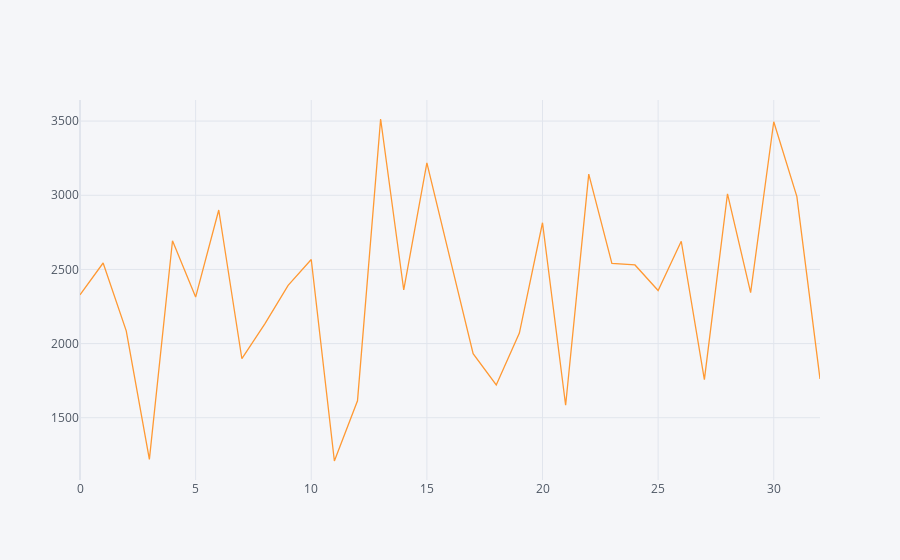

The cell this chart's notebook holds for it:
### Code cell
district.iplot()

### Figure 1 — Plotly figure (JSON) as saved in the notebook; plotly's stock layout.template omitted (floating-point values rounded to 4 significant figures)
{"data": [{"line": {"color": "rgba(255, 153, 51, 1.0)", "dash": "solid", "shape": "linear", "width": 1.3}, "mode": "lines", "name": "Overall", "text": "", "type": "scatter", "x": [0, 1, 2, 3, 4, 5, 6, 7, 8, 9, 10, 11, 12, 13, 14, 15, 16, 17, 18, 19, 20, 21, 22, 23, 24, 25, 26, 27, 28, 29, 30, 31, 32], "y": [2329.0, 2543.0, 2086.0, 1219.0, 2693.0, 2314.0, 2901.0, 1898.0, 2135.0, 2393.0, 2567.0, 1209.0, 1615.0, 3514.0, 2361.0, 3219.0, 2575.0, 1932.0, 1721.0, 2071.0, 2815.0, 1584.0, 3142.0, 2541.0, 2530.0, 2358.0, 2690.0, 1757.0, 3010.0, 2343.0, 3496.0, 2991.0, 1761.0]}], "layout": {"autosize": true, "legend": {"bgcolor": "#F5F6F9", "font": {"color": "#4D5663"}}, "paper_bgcolor": "#F5F6F9", "plot_bgcolor": "#F5F6F9", "title": {"font": {"color": "#4D5663"}}, "xaxis": {"autorange": true, "gridcolor": "#E1E5ED", "range": [0, 32], "showgrid": true, "tickfont": {"color": "#4D5663"}, "title": {"font": {"color": "#4D5663"}, "text": ""}, "type": "linear", "zerolinecolor": "#E1E5ED"}, "yaxis": {"autorange": true, "gridcolor": "#E1E5ED", "range": [1080.0, 3642.0], "showgrid": true, "tickfont": {"color": "#4D5663"}, "title": {"font": {"color": "#4D5663"}, "text": ""}, "type": "linear", "zerolinecolor": "#E1E5ED"}}}
